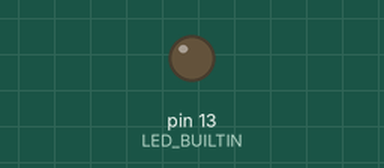
A sketch run on a simulated Arduino Uno, built with avr-gcc and run on an emulated ATmega328P. On the bench: output pins drawn as LEDs (lit = HIGH).

Above: at 0.6 s.
At 3.8 s:
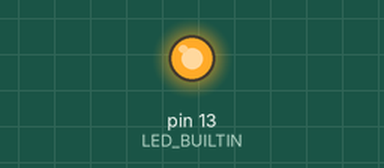
Timing chart, 0 to 5.1 s (numbered marks = the images above):
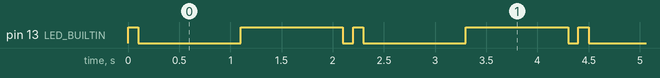

Measured:
- by itself, pin 13 (LED_BUILTIN): repeats every 2.2 s: LOW 1.0 s, HIGH 1.0 s, LOW 0.10 s, HIGH 0.10 s
- by itself, everything shown: repeats every 2.2 s, in 4 steps

The sketch:

Arduino-Morse-Code.ino
```cpp
/*
Created 06 Feb 2022
 by Andrew Kidd
The settings needed to get the VSCode IDE to work with the Arduino IDE were:
"arduino.path": "/Applications"
"arduino.commandPath": "Contents/MacOS/Arduino"
*/
// the setup function runs once when you press reset or power the board
void setup() {
  // initialize digital pin LED_BUILTIN as an output.
  pinMode(LED_BUILTIN, OUTPUT);
}
// the loop function runs over and over again forever
void loop() {
  digitalWrite(LED_BUILTIN, HIGH);   // turn the LED on (HIGH is the voltage level)
  delay(100);                       // wait for a second
  digitalWrite(LED_BUILTIN, LOW);    // turn the LED off by making the voltage LOW
  delay(1000);                       // wait for a second
  digitalWrite(LED_BUILTIN, HIGH);   // turn the LED on (HIGH is the voltage level)
  delay(1000);                       // wait for a second
  digitalWrite(LED_BUILTIN, LOW);    // turn the LED off by making the voltage LOW
  delay(100);                       // wait for a second

// now loop the word in Morse code

// where / is a dash length pause between letters
// and // is 2 dash length pauses between words
// e.g. "I love you" becomes ..//.-../---/...-/.//-.--/---/..-//
// "Andrew" becomes : .-/-./-../.-././.--//

// Define the dictionary of letters (letter = str, morse code = str)
// Define time a pause as a dash (pause = int)
// Define time for a dot (dot = int)
// Define time for a dash (dash = int)
// Define string to hold input sentance (input = str)

// Programme ...

}
```
